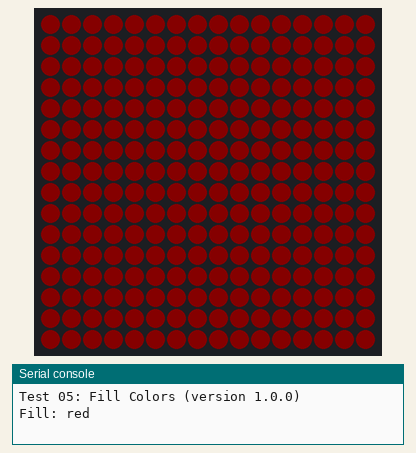
This program was run on a simulated Raspberry Pi Pico running MicroPython. On the bench: 16×16 RGB LED matrix (first LED top left, wired row by row, every second row reversed), the last lines printed to the serial console. Dim RGB values are drawn brighter than linear.

Above: at 0.1 s.
At 1.6 s:
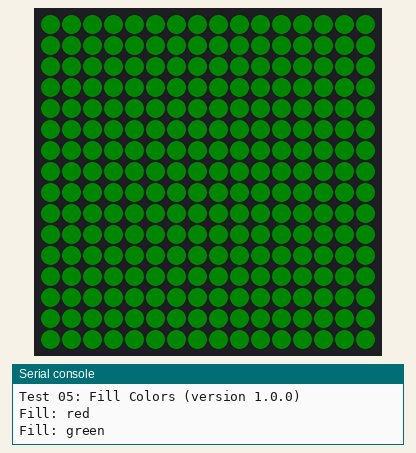
At 3.1 s:
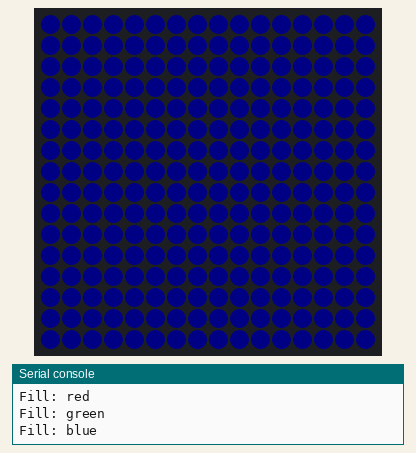
At 4.6 s:
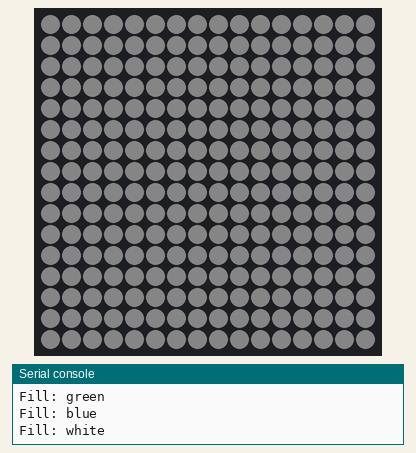

The program:

05-fill-colors.py
```python
# Test 05: Fill Colors
# Filename: 05-fill-colors.py
# Version: 1.0.0
#
# Fills all 256 pixels with red, green, blue and white in turn.
# The color numbers stay small (LEVEL in config.py) because every pixel
# is lit at once.
# Not yet tested on hardware.

from machine import Pin
from neopixel import NeoPixel
from utime import sleep
import config

print("Test 05: Fill Colors (version 1.0.0)")

# hardware settings from config.py
NEOPIXEL_PIN = config.NEOPIXEL_PIN
NUMBER_PIXELS = config.NUMBER_PIXELS
LEVEL = config.LEVEL

strip = NeoPixel(Pin(NEOPIXEL_PIN), NUMBER_PIXELS)

colors = [
    ("red", (LEVEL, 0, 0)),
    ("green", (0, LEVEL, 0)),
    ("blue", (0, 0, LEVEL)),
    ("white", (LEVEL, LEVEL, LEVEL)),
]

while True:
    for name, color in colors:
        print("Fill:", name)
        for i in range(NUMBER_PIXELS):
            strip[i] = color
        strip.write()
        sleep(1.5)
```

config.py
```python
# Moving Rainbow Configuration file
# Filename: config.py
# Version: 1.0.0
#
# This file contains the hardware configuration for the Tilt-a-Rainbow
# kit. It is imported by each program.

# 16x16 NeoPixel matrix (256 pixels)
NEOPIXEL_PIN = 0
MATRIX_WIDTH = 16
MATRIX_HEIGHT = 16
NUMBER_PIXELS = MATRIX_WIDTH * MATRIX_HEIGHT
# Many 16x16 panels are wired in a zig-zag: row 0 runs left to right,
# row 1 runs right to left, and so on. This panel is NOT: every row runs
# left to right. (Test 10 showed it: with True, the two rows of the dot
# moved in opposite directions.) Run 06-walk-pixels.py to see the pixel order.
SERPENTINE = False

# Largest color number that is safe when ALL 256 pixels are lit at once.
# 256 pixels at (8, 8, 8) draw about 480 mA, close to what a USB port supplies.
# Programs that light only a few pixels can use bigger numbers.
LEVEL = 8

# Two mode buttons, each wired from its GPIO pin to GND
BUTTON_PIN_1 = 14
BUTTON_PIN_2 = 15

# Accelerometer on I2C bus 0 (GP16 is SDA, GP17 is SCL)
# LIS3DH accelerometer. 0x19 is the usual address (0x18 if SDO is tied to GND).
# Run 02-probe.py to check.
ACCEL_I2C_ID = 0
ACCEL_SDA_PIN = 16
ACCEL_SCL_PIN = 17
ACCEL_ADDRESS = 0x19
```

Measured:
- by itself, everything shown: repeats every 6.1 s, in 4 steps
- what the display in image 1 shows lasts 1.5 s, from 1.5 s to 3.0 s
